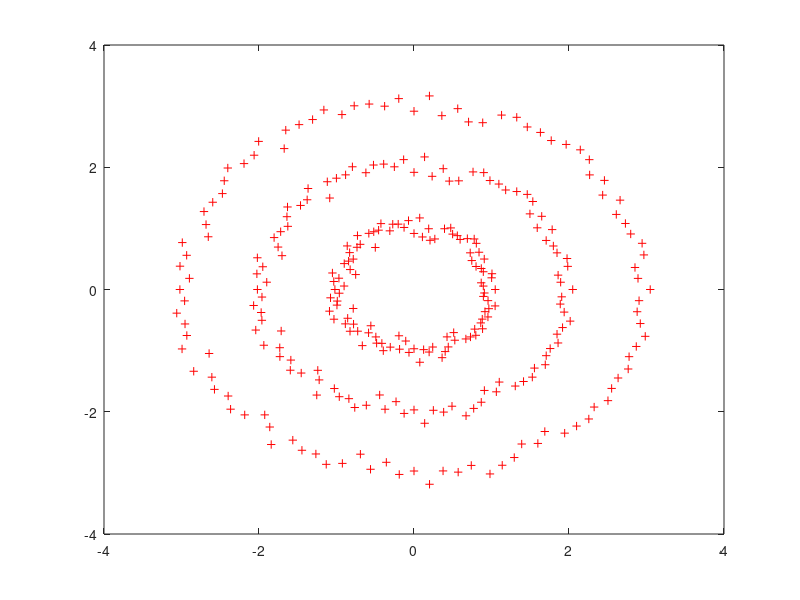

MATLAB code for this plot: (Note: this script raises an error after producing the figure.)
% DEMOCIRCLES A demonstration of spectral clustering on the three circles data set.

% SPECTRAL 

close all
clear all
clc

sigma2 = 0.05;

% generate and display the three circles data set
randn('seed',1);
rand('seed',1);
npts=100;
step = 2*pi/npts;
theta = [step:step:2*pi];
radius = randn(1,npts);
r1 = [ones(1,npts)+0.1*radius];
r2=[2*ones(1,npts)+0.1*radius];
r3=[3*ones(1,npts)+0.1*radius];
x = [(r1.*cos(theta))', (r1.*sin(theta))';...
    (r2.*cos(theta))', (r2.*sin(theta))';...
    (r3.*cos(theta))', (r3.*sin(theta))'];
figure, plot(x(:,1),x(:,2),'r+')
fprintf('This is the image to be segmented\nPress any key to continue\n');
pause

% run the clustering algorithm
[labels, PcEig, Centres] = SpectralCluster(x, sigma2);
[npts, dim] = size(labels);

% choose a different symbol for each cluster
color = ['k', 'r', 'g', 'b', 'm'];
sym = ['>', 'o', '+', 'x', 's', 'd', 'v', '^', '<'];
symbol = zeros(dim, 2);
for i = 1:dim;
    symbol(i, :) = [color(mod(i, length(color))+1) sym(mod(i, length(sym))+1)];
end

% plot the final groupings
fprintf('I think the number of Clusters here is\n');
dim
figure
for i=1:npts
    plot(x(i,1), x(i,2), char(symbol(find(labels(i,:)), :)));
    hold on
end
fprintf('This is the clustering we have found\nPress any key to continue\n');
pause

% plot the clusters in 2d eigenspace
figure
hold on
for i = 1:npts
    plot(PcEig(i,1),PcEig(i,2), char(symbol(find(labels(i,:)), :)));
end
plot(Centres(:,1),Centres(:,2),'kd')
fprintf('This is the eigenspace picture\n');
